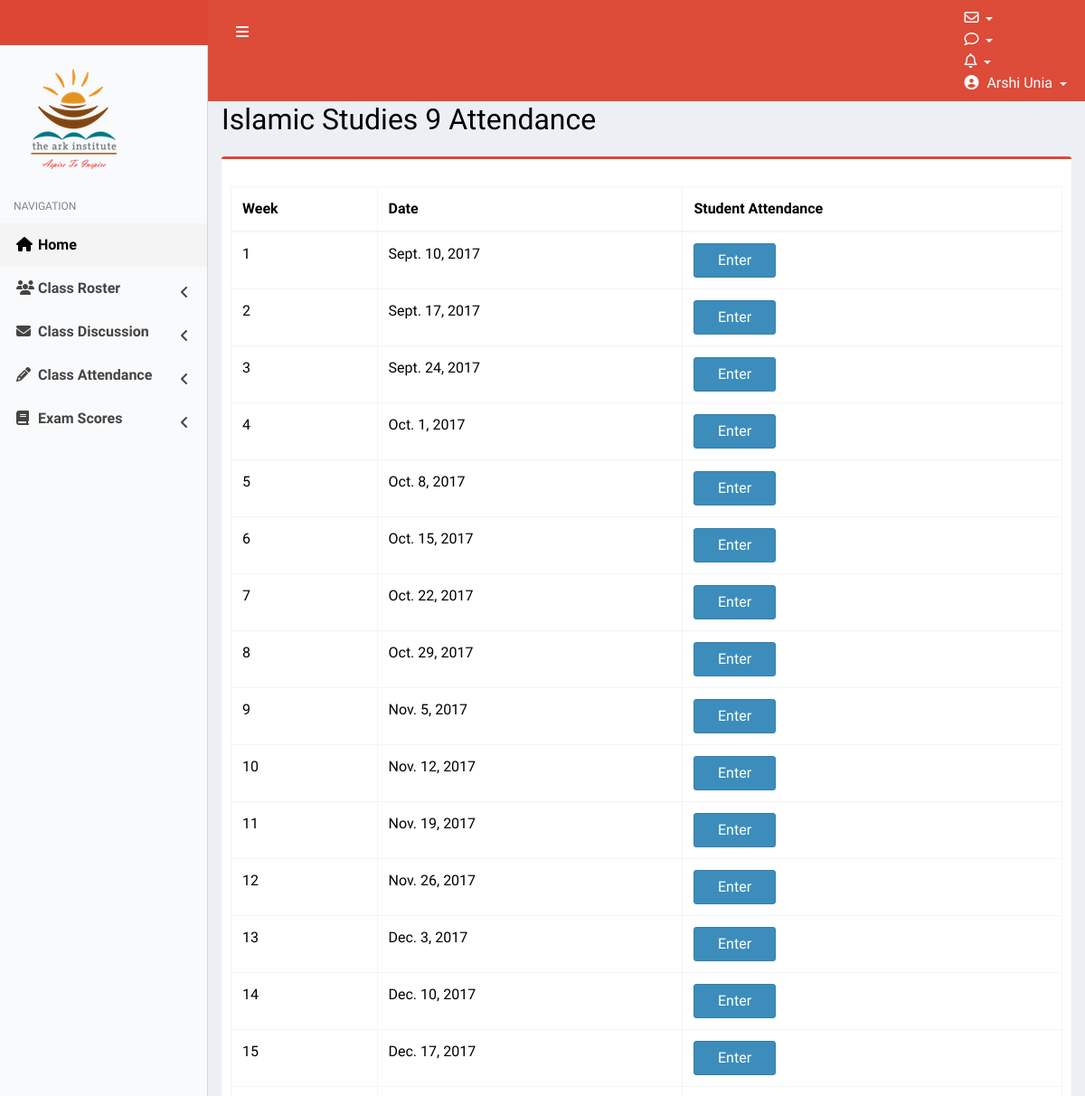
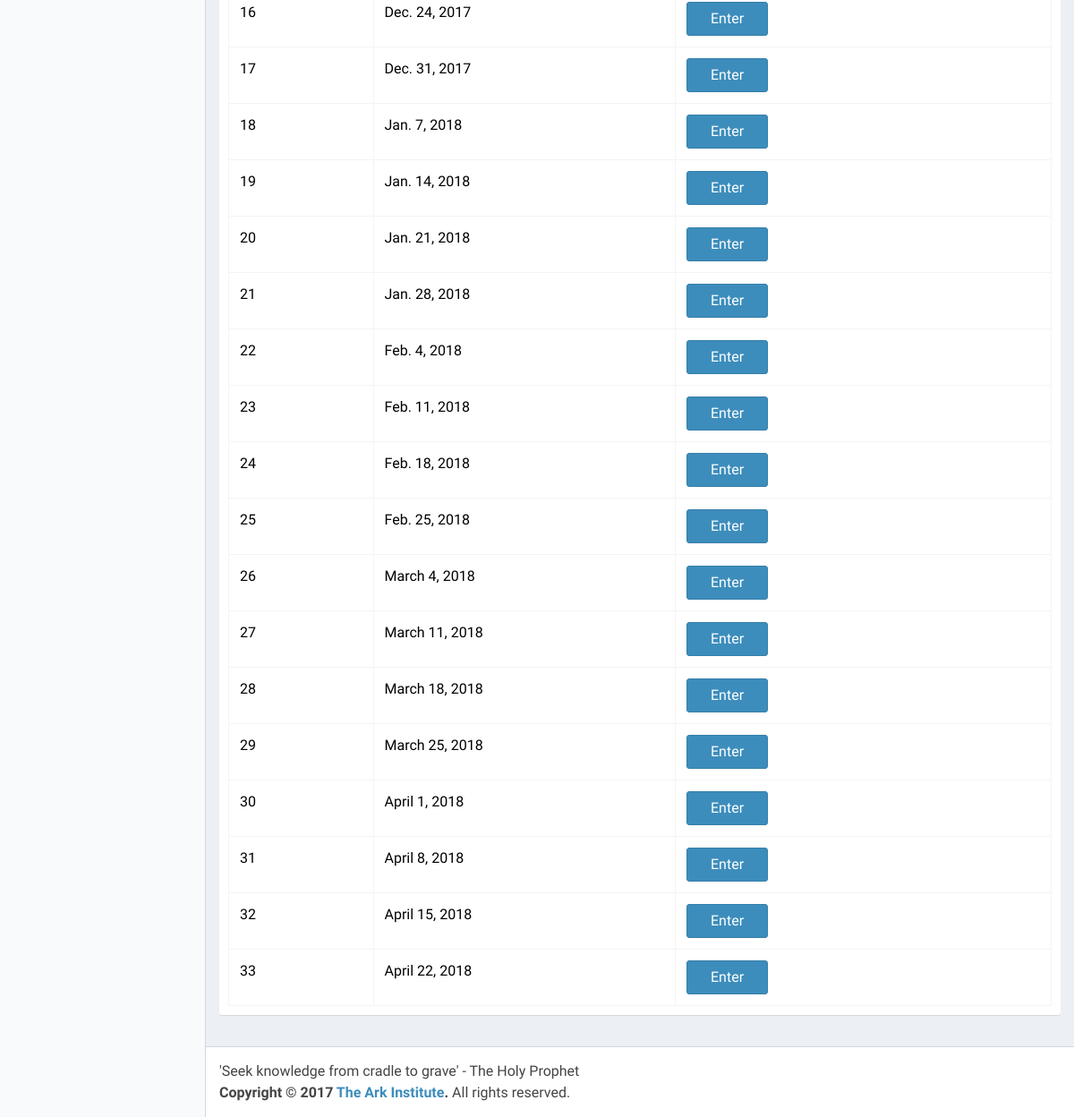
/islamic-studies-class-students/attendance/ (signed in), run on the app's committed database (2 pictures, top to bottom).
### profiles/models.py (models this page shows, shortened)
class Profile(models.Model):
	Student = 'Student'
	Teacher = 'Teacher'
	ROLE_CHOICES = (
			(Student, 'Student'),
			(Teacher, 'Teacher'),
		)
	Q1 = 1
	Q2 = 2
	Q4 = 4
	Q6 = 6
	Q7 = 7
	Q8 = 8
	Q9 = 9
	Q10 = 10
	Q_CHOICES = (
			(Q1, 'Q1'),
			(Q2, 'Q2'),
			(Q4, 'Q4'),
			(Q6, 'Q6'),
			(Q7, 'Q7'),
			(Q8, 'Q8'),
			(Q9, 'Q9'),
			(Q10, 'Q10'),
		)
	IS1 = 1
	IS2 = 2
	IS3 = 3
	IS4 = 4
	IS5 = 5
	IS6 = 6
	IS7 = 7
	IS8 = 8
	IS9 = 9
	IS10 = 10
	IS_CHOICES = (
			(IS1, 'IS1'),
			(IS2, 'IS2'),
			(IS3, 'IS3'),
			(IS4, 'IS4'),
			(IS5, 'IS5'),
			(IS6, 'IS6'),
			(IS7, 'IS7'),
			(IS8, 'IS8'),
			(IS9, 'IS9'),
			(IS10, 'IS10'),
		)
	user = models.OneToOneField(User, on_delete=models.CASCADE)
	parent_email = models.EmailField(null=True,blank=True)
	role = models.CharField(choices=ROLE_CHOICES, max_length=20, null=True, blank=True)
	quran_class = models.PositiveSmallIntegerField(choices=Q_CHOICES, null=True, blank=True)
	islamic_studies_class = models.PositiveSmallIntegerField(choices=IS_CHOICES, null=True, blank=True)
	unread_quran_posts = models.ManyToManyField('profiles.QuranPost', related_name='unread_quran_posts', blank=True)
	unread_quran_comments = models.ManyToManyField('profiles.QuranComment', related_name='unread_quran_comments', blank=True)
	unread_islamic_studies_posts = models.ManyToManyField('profiles.IslamicStudiesPost', related_name='unread_islamic_studies_posts', blank=True)
	unread_islamic_studies_comments = models.ManyToManyField('profiles.IslamicStudiesComment', related_name='unread_islamic_studies_comments', blank=True)
	unseen_quran_exams = models.ManyToManyField('profiles.QuranExam', related_name='unseen_quran_exams', blank=True)
	unseen_islamic_studies_exams = models.ManyToManyField('profiles.IslamicStudiesExam', related_name='unseen_islamic_studies_exams', blank=True)
	unseen_quran_attendance = models.ManyToManyField('profiles.QuranAttendance', related_name='unseen_quran_attendance', blank=True)
	unseen_islamic_studies_attendance = models.ManyToManyField('profiles.IslamicStudiesAttendance', related_name='unseen_islamic_studies_attendance', blank=True)
	activation_email_sent = models.BooleanField(default=False)
	original_population = models.BooleanField(default=False)
	updated_google_sheets = models.BooleanField(default=False)

class SchoolWeek(models.Model):
	week_number = models.PositiveSmallIntegerField()
	date = models.DateField()
	class Meta:
		unique_together = ('week_number','date')

### profiles/views.py (the view)
# urls.py: url(r'^islamic-studies-class-students/attendance/$', IslamicStudiesSchoolWeeksView.as_view(),name='islamic_studies_school_weeks'),
class IslamicStudiesSchoolWeeksView(LoginRequiredMixin, PermissionRequiredMixin, ListView):
	model = SchoolWeek
	template_name = 'islamic_studies_school_weeks.html'
	def has_permission(self):
		return self.request.user.profile.role == 'Teacher'

### templates/islamic_studies_school_weeks.html (shortened to what this page needs)
{% extends "dashboardbase.html" %}
{% block title %}
<div class="text-center">
    <h2>
    Islamic Studies {{user.profile.islamic_studies_class}} Attendance
  </h2>
</div>
{% endblock  %}
{% block maincontent %}
    <div class="row">
        <div class="col-xs-12">
          <div class="box box-danger">
            <div class="box-header">
            </div>
            <div class="box-body">
              <table id="example2" class="table table-bordered table-hover">
                <thead>
                <tr>
                  <th>Week</th>
                  <th>Date</th>
                  <th>Student Attendance</th>
                </tr>
                </thead>
                <tbody>
                {% for week in object_list  %}
                  <tr>
                    <td>{{week.week_number}}</td>
                    <td>{{week.date}}</td>
                    {% if request.user.profile.role == 'Teacher' %}
                      <td><a href="{% url 'islamic_studies_attendance_list' pk=week.pk %}" class="btn btn-primary">Enter</a></td>
                    {% endif %}
                  </tr>
                {% endfor %}
                </tbody>
              </table>
            </div>
          </div>
        </div>
      </div>
{% endblock  %}

### templates/topnav.html (shortened to what this page needs)
<!DOCTYPE html>
{% load static %}
<html>
<head>
</head>
<body>
    <a href="{% url 'dashboard' %}" class="logo">
     <img src="{% static "logowhite.png" %}">
    </a>
    <nav class="navbar navbar-static-top" role="navigation">
      <a href="#" class="sidebar-toggle" data-toggle="push-menu" role="button">
      </a>
      <div class="navbar-custom-menu">
        <ul class="nav navbar-nav">
          <li class="dropdown messages-menu">
            <a href="#" class="dropdown-toggle" data-toggle="dropdown">
              <i class="fa fa-envelope-o"></i>
            </a>
          </li>
          <li class="dropdown notifications-menu">
            <a href="#" class="dropdown-toggle" data-toggle="dropdown">
              <i class="fa fa-comment-o"></i>
            </a>
          </li>
       <li class="dropdown notifications-menu">
            <a href="#" class="dropdown-toggle" data-toggle="dropdown">
              <i class="fa fa-bell-o"></i>
             </a>
         </li>
          <li class="dropdown user user-menu">
            <a href="#" class="dropdown-toggle" data-toggle="dropdown">
              <i class="fa fa-user-circle"></i>
              <span class="hidden-xs">{{request.user.first_name}} {{request.user.last_name}}</span>
            </a>
          </li>
        </ul>
      </div>
    </nav>
</body>
</html>

### data on the page
SchoolWeek: week_number "1", date "Sept. 10, 2017"
SchoolWeek: week_number "2", date "Sept. 17, 2017"
SchoolWeek: week_number "3", date "Sept. 24, 2017"
SchoolWeek: week_number "4", date "Oct. 1, 2017"
SchoolWeek: week_number "5", date "Oct. 8, 2017"
SchoolWeek: week_number "6", date "Oct. 15, 2017"
SchoolWeek: week_number "7", date "Oct. 22, 2017"
SchoolWeek: week_number "8", date "Oct. 29, 2017"
SchoolWeek: week_number "9", date "Nov. 5, 2017"
SchoolWeek: week_number "10", date "Nov. 12, 2017"
SchoolWeek: week_number "11", date "Nov. 19, 2017"
SchoolWeek: week_number "12", date "Nov. 26, 2017"
SchoolWeek: week_number "13", date "Dec. 3, 2017"
SchoolWeek: week_number "14", date "Dec. 10, 2017"
SchoolWeek: week_number "15", date "Dec. 17, 2017"
SchoolWeek: week_number "16", date "Dec. 24, 2017"
SchoolWeek: week_number "17", date "Dec. 31, 2017"
SchoolWeek: week_number "18", date "Jan. 7, 2018"
SchoolWeek: week_number "19", date "Jan. 14, 2018"
SchoolWeek: week_number "20", date "Jan. 21, 2018"
SchoolWeek: week_number "21", date "Jan. 28, 2018"
SchoolWeek: week_number "22", date "Feb. 4, 2018"
SchoolWeek: week_number "23", date "Feb. 11, 2018"
SchoolWeek: week_number "24", date "Feb. 18, 2018"
SchoolWeek: week_number "25", date "Feb. 25, 2018"
SchoolWeek: week_number "26", date "March 4, 2018"
SchoolWeek: week_number "27", date "March 11, 2018"
SchoolWeek: week_number "28", date "March 18, 2018"
SchoolWeek: week_number "29", date "March 25, 2018"
SchoolWeek: week_number "30", date "April 1, 2018"
SchoolWeek: week_number "31", date "April 8, 2018"
SchoolWeek: week_number "32", date "April 15, 2018"
SchoolWeek: week_number "33", date "April 22, 2018"

### other printed values
{{ request.user.first_name }} "Arshi"
{{ request.user.last_name }} "Unia"
{{ user.profile.islamic_studies_class }} "9"
